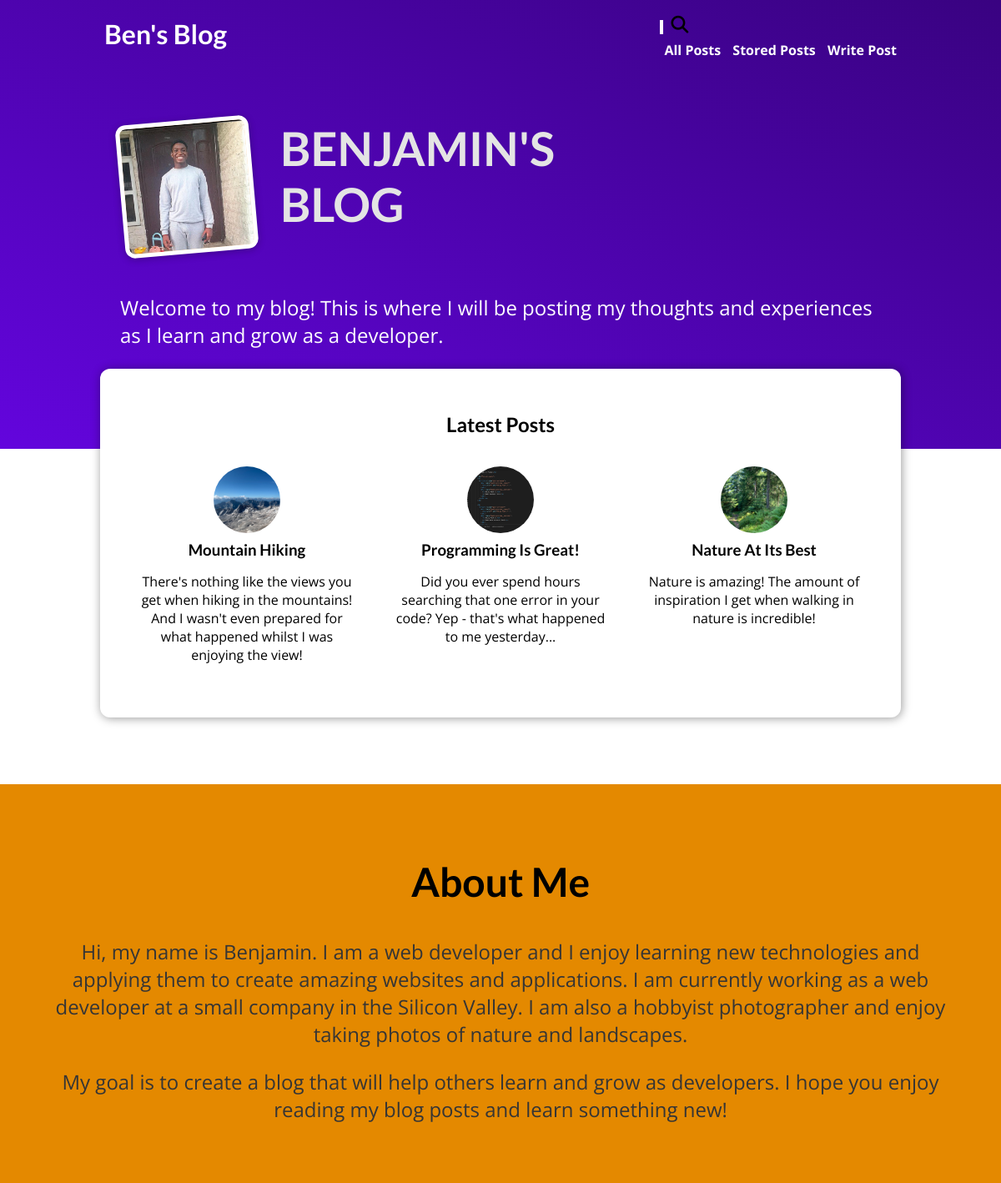
The page /blog/ on the database as committed earlier.
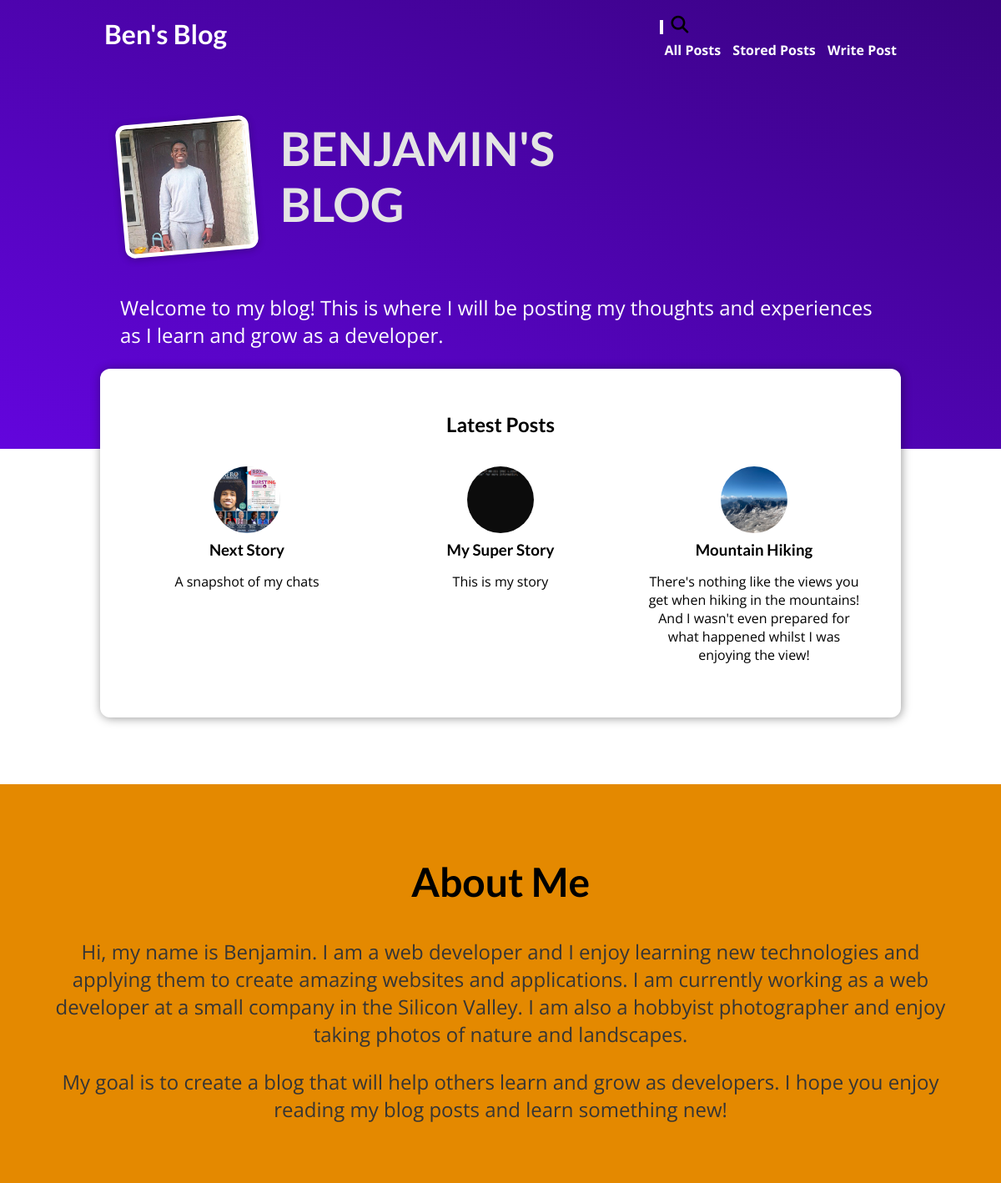
The same page on the database as committed later.
### blog/models.py (models this page shows, shortened)
class Post(models.Model):
    title = models.CharField(max_length=200)
    image_name = models.ImageField(upload_to='posts', null=True) # upload_to is the directory where the image will be saved, upload_to will handle file uploads
    excerpt = models.CharField(validators=[MinLengthValidator(50)], max_length=200)
    content = models.TextField(validators=[MinLengthValidator(50)])
    date = models.DateField(auto_now=True)
    slug = models.SlugField(max_length=200, unique=True, blank=True, null=False)
    author = models.ForeignKey(Author, on_delete=models.SET_NULL, null=True, related_name='posts') # one author can have many posts
    tag = models.ManyToManyField(Tag, related_name='tags') # one post can have many tags

### blog/views.py (the view)
# urls.py: path('', views.IndexView.as_view(), name='starting_page'), # or index
class IndexView(ListView):
    model = Post
    template_name = 'blog/index.html'
    context_object_name = 'posts'
    ordering = ['-date']
    def get_queryset(self):
        query_set = super().get_queryset()
        return query_set[:3]

### blog/templates/blog/index.html (shortened to what this page needs)
{% extends 'base.html' %}
{% load static %}
{% block css_files %}
    <link rel="stylesheet" href="{% static 'blog/includes/post.css' %}">
    <link rel="stylesheet" href="{% static 'blog/index.css' %}">
{% endblock %}
{% block content %}
    <section id="welcome">
        <header>
            <img src="{% static 'blog/images/ben.jpg' %}" alt="The Author of This Blog">
            <h2>BENJAMIN'S BLOG</h2>
        </header>
        <p>Welcome to my blog! This is where I will be posting my thoughts and experiences as I learn and grow as a developer.</p>
    </section>
    <section id="latest-posts">
        <h2>Latest Posts</h2>
        <ul>
            {% for post in posts %}
                {% include "blog/includes/post.html" with post=post %}
            {% endfor %}
        </ul>
    </section>
   <section id="about">
       <h2>About Me</h2>
       <p>Hi, my name is Benjamin. I am a web developer and I enjoy learning new technologies and applying them to create amazing websites and applications. I am currently working as a web developer at a small company in the Silicon Valley. I am also a hobbyist photographer and enjoy taking photos of nature and landscapes.</p>
       <p>My goal is to create a blog that will help others learn and grow as developers. I hope you enjoy reading my blog posts and learn something new!</p>
   </section>
{% endblock %}

### blog/templates/blog/includes/post.html
<li>
    <article class="post">
        <a href="{% url 'post_detail_page' post.slug %}">
            <img src=" {{ post.image_name.url }}" alt="{{post.title}}">
            <div class="post-content">
                <h3>{{ post.title }}</h3>
                <p>{{post.excerpt}} </p>
            </div>
        </a>
    </article>
</li>

Rows that differ between the two databases and show on the page:
no longer on this page (row unchanged): Post: image_name (picture), title "Programming Is Great!", excerpt "Did you ever spend hours searching that one error in your code? Yep - that's what happened to me yesterday..."
no longer on this page (row unchanged): Post: image_name (picture), title "Nature At Its Best", excerpt "Nature is amazing! The amount of inspiration I get when walking in nature is incredible!"
added Post: image_name (picture), title "Next Story", excerpt "A snapshot of my chats"
added Post: image_name (picture), title "My Super Story", excerpt "This is my story"
